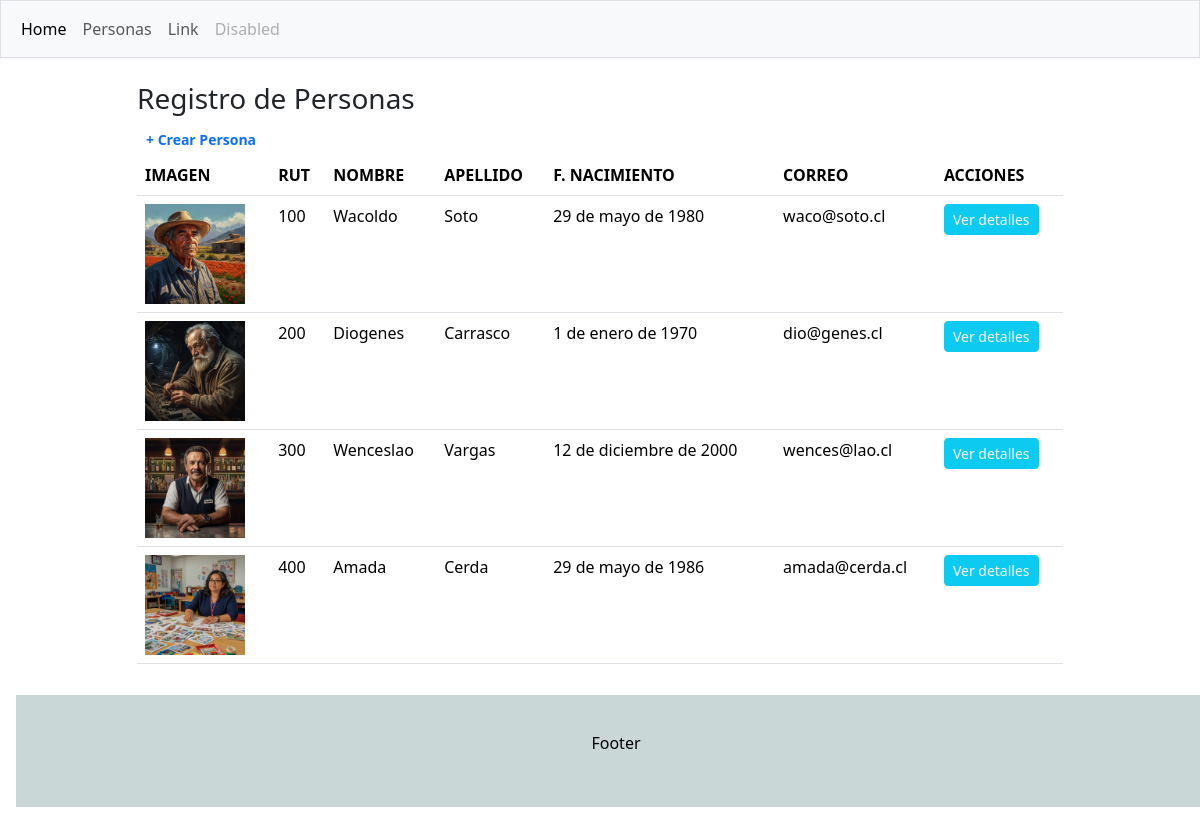
The page /personas/ on the database as committed earlier.
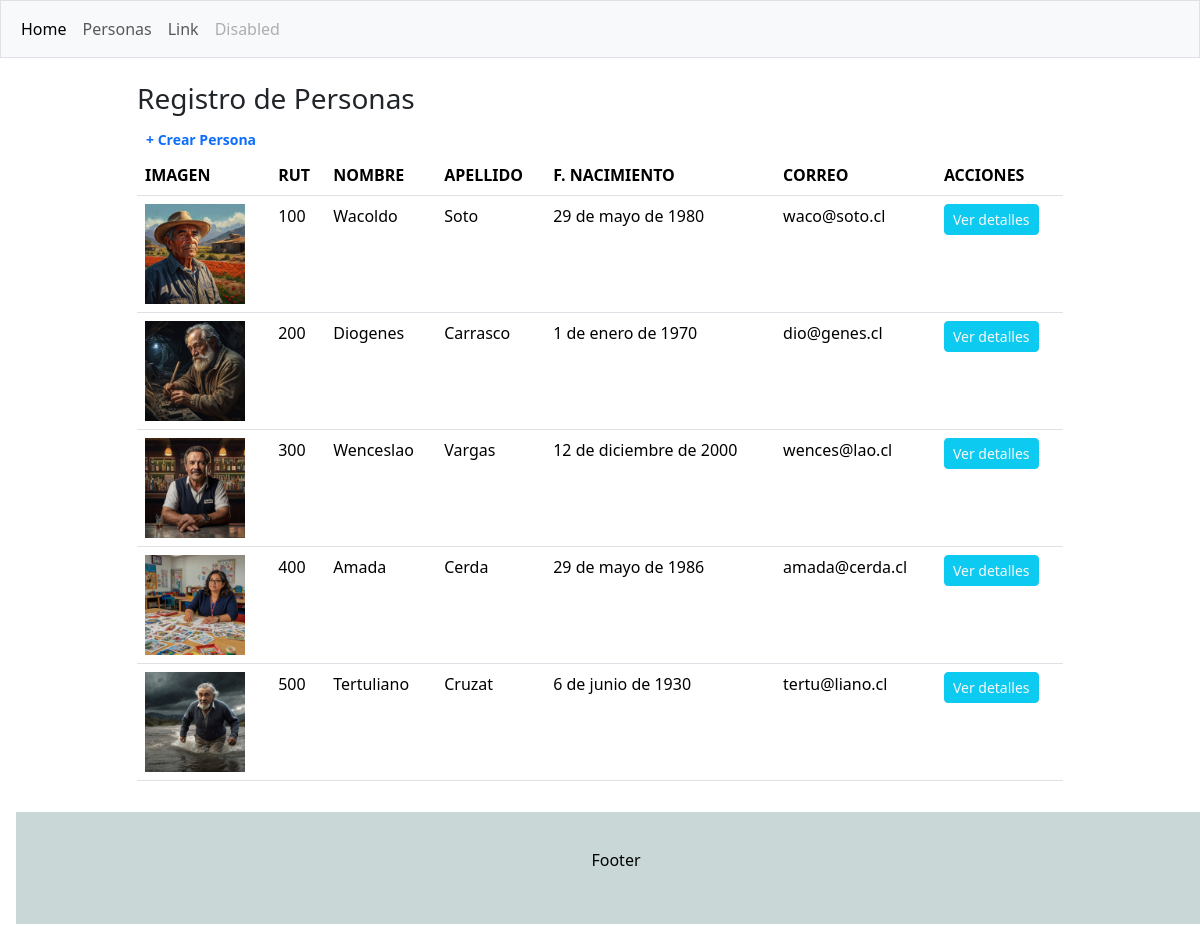
The same page on the database as committed later.
### crud/models.py (models this page shows, shortened)
class Persona(models.Model):
    rut=models.CharField(max_length=10, primary_key=True)
    nombre=models.CharField(max_length=50, null=False)
    apellido=models.CharField(max_length=50, null=False)
    f_nacto=models.DateField()
    email=models.EmailField(max_length=100, null=False)
    imagen=models.ImageField(upload_to='personas', null=True)

### crud/views.py (the view)
# urls.py: path('personas/', personas, name='personas'),
def personas(request):
    personas=Persona.objects.all()
    datos={
        "personas":personas
    }
    return render(request,'crud/personas.html', datos)

### crud/templates/crud/personas.html (shortened to what this page needs)
{% extends "crud/base.html" %}
{% block contenido %}
<div class="container mt-4">
  <div class="row">
    <div class="col-sm-1">
    </div>
  <div class="col-sm-10">
    <h3>Registro de Personas</h3>
    <a href="{% url "crearpersona" %}" role='button' class='btn btn-sm text-primary' style="font-weight:bold">+ Crear Persona</a>
    <table class="table table-hover">
      <thead>
        <tr>
          <th>IMAGEN</th>
          <th>RUT</th>
          <th>NOMBRE</th>
          <th>APELLIDO</th>
          <th>F. NACIMIENTO</th>
          <th>CORREO</th>
          <th>ACCIONES</th>
        </tr>
      </thead>
      <tbody>
        {% for p in personas %}
        <td><img src="{{p.imagen.url}}" alt="fotito" height="100"> </td>
        <td>{{p.rut}}</td>
        <td>{{p.nombre}}</td>
        <td>{{p.apellido}}</td>
        <td>{{p.f_nacto}}</td>
        <td>{{p.email}}</td>
        <td><a href="{% url "detalles" p.rut %}" role="button" class="btn btn-info btn-sm text-light">Ver detalles</a></td>
        {% endfor %}
      </tbody>
    </table>
  </div>
  <div class="col-sm-1"></div>
</div>
</div>
{% endblock contenido %}

Rows that differ between the two databases and show on the page:
added Persona: imagen (picture), rut "500", nombre "Tertuliano", apellido "Cruzat", f_nacto "6 de junio de 1930", email "tertu@liano.cl"
